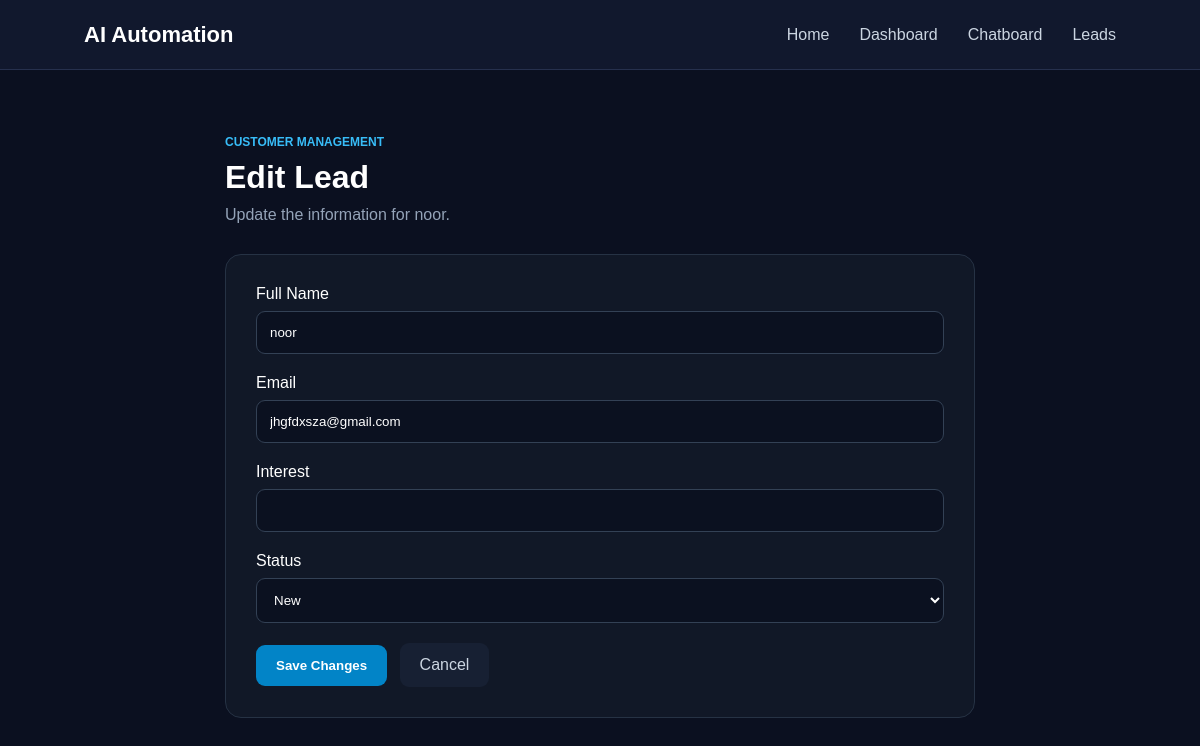
The page /leads/28/edit/ on the database its author committed.
### automation/models.py (models this page shows, shortened)
class Lead(models.Model):
    STATUS_CHOICES = [
        ("New", "New"),
        ("Contacted", "Contacted"),
        ("Qualified", "Qualified"),
        ('converted', 'Converted'),
    ]
    name = models.CharField(max_length=200)
    email = models.EmailField(blank=True, null=True)
    phone = models.CharField(max_length=20, blank=True, null=True)
    company = models.CharField(max_length=200, blank=True, null=True)
    status = models.CharField(max_length=20, choices=STATUS_CHOICES, default='new')
    notes = models.TextField(blank=True, null=True)
    created_at = models.DateTimeField(auto_now_add=True)

### automation/views.py (the view)
# urls.py: path('leads/<int:lead_id>/edit/', views.edit_lead, name='edit_lead'),
def edit_lead(request, lead_id):
    lead = get_object_or_404(Lead, id=lead_id)
    if request.method == 'POST':
        lead.name = request.POST.get('name')
        lead.email = request.POST.get('email')
        lead.phone = request.POST.get('phone')
        lead.save()
        return redirect('leads')
    return render(request, 'edit_lead.html', {'lead': lead})

### automation/templates/edit_lead.html (shortened to what this page needs)
{% extends "base.html" %}
{% block content %}
<div style="max-width:800px;margin:40px auto;padding:25px;">
    <div style="color:#38bdf8;font-size:12px;font-weight:bold;">
        CUSTOMER MANAGEMENT
    </div>
    <h1 style="margin:10px 0;">
        Edit Lead
    </h1>
    <p style="color:#94a3b8;margin-bottom:30px;">
        Update the information for {{ lead.name }}.
    </p>
    <div style="
        background:#111827;
        border:1px solid #263244;
        border-radius:16px;
        padding:30px;
    ">
        <form method="POST">
            <div style="margin-bottom:20px;">
                <label>Full Name</label>
                <input
                    type="text"
                    name="name"
                    value="{{ lead.name }}"
                    required
                    style="
                        width:100%;
                        padding:13px;
                        margin-top:8px;
                        background:#0b1120;
                        color:white;
                        border:1px solid #334155;
                        border-radius:9px;
                    "
                >
            </div>
            <div style="margin-bottom:20px;">
                <label>Email</label>
                <input
                    type="email"
                    name="email"
                    value="{{ lead.email }}"
                    required
                    style="
                        width:100%;
                        padding:13px;
                        margin-top:8px;
                        background:#0b1120;
                        color:white;
                        border:1px solid #334155;
                        border-radius:9px;
                    "
                >
            </div>
            <div style="margin-bottom:20px;">
                <label>Interest</label>
                <input
                    type="text"
                    name="interest"
                    value="{{ lead.interest }}"
                    required
                    style="
                        width:100%;
                        padding:13px;
                        margin-top:8px;
                        background:#0b1120;
                        color:white;
                        border:1px solid #334155;
                        border-radius:9px;
                    "
                >
            </div>
            <div style="margin-bottom:20px;">
                <label>Status</label>
                <select
                    name="status"
                    style="
                        width:100%;
                        padding:13px;
                        margin-top:8px;
                        background:#0b1120;
                        color:white;
                        border:1px solid #334155;
                        border-radius:9px;
                    "
                >
                    <option value="New"
                        {% if lead.status == "New" %}selected{% endif %}>
                        New
                    </option>
                </select>
            </div>
            <button
                type="submit"
                style="
                    background:#0284c7;
                    color:white;
                    border:none;
                    padding:13px 20px;
                    border-radius:9px;
                    cursor:pointer;
                    font-weight:bold;
                "
            >
                Save Changes
            </button>
            <a
                href="{% url 'leads' %}"
                style="
                    display:inline-block;
                    background:#172033;
                    color:#cbd5e1;
                    padding:13px 20px;
                    border-radius:9px;
                    text-decoration:none;
                    margin-left:8px;
                "
            >
                Cancel
            </a>
        </form>
    </div>
</div>
{% endblock %}

### static/style.css (style rules this page uses)
* { margin: 0; padding: 0; box-sizing: border-box; }
body { font-family: Arial, sans-serif; background: #0b1020; color: #ffffff; }

### rows shown on the page
Lead: name "noor", email "jhgfdxsza@gmail.com", status "New"
